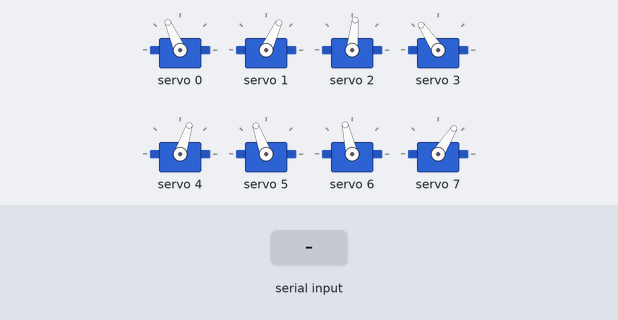
Simulated run of this sketch. Board: ESP32. Shown: 8 × servo. Inputs (shaded band) come from the test bench. What the sketch prints to the serial monitor is not drawn.

Above: at 12.2 s.
12.3 s: "2" received over Serial
At 12.98 s:
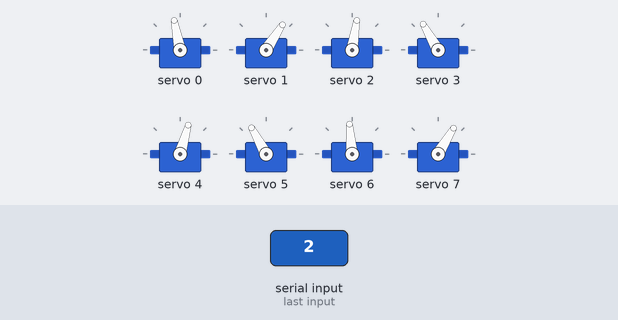
At 13.4 s:
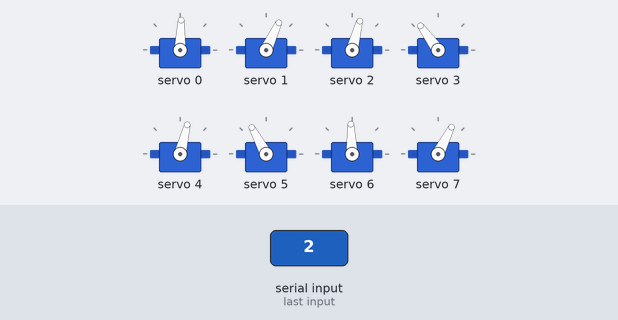
15.3 s: "1" received over Serial
18.3 s: "0" received over Serial
At 18.3 s:
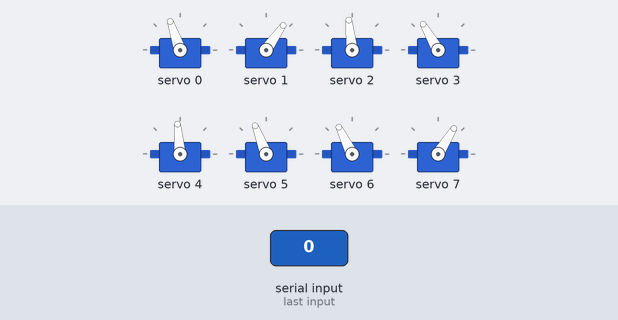
Timing chart, 0 to 21.3 s (numbered marks = the images above; inputs shaded):
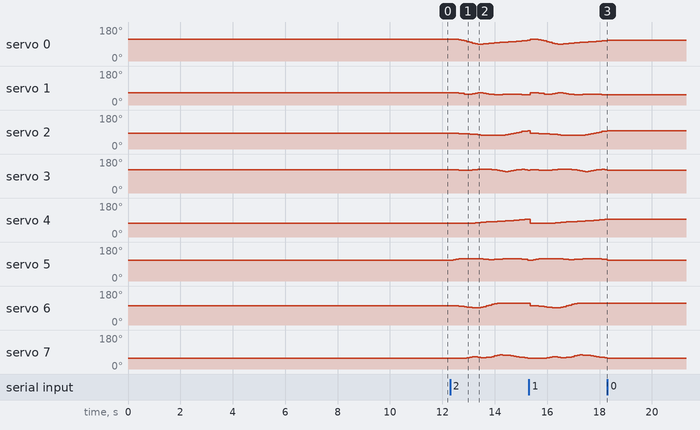

The sketch:

3D_SS_28.ino
```cpp
// HOW TO:
// ------------------------------
// Serial input = 2 -> Steps through gait sequence once and stops at the end.
// Serial input = 1 -> Steps through gait sequence in a loop.
// Serial input = 0 -> Stops infinite loop at the node where it is at that moment

//Gait template
#include <Wire.h>
#include <Adafruit_PWMServoDriver.h>

Adafruit_PWMServoDriver pca9685 = Adafruit_PWMServoDriver();

#define SERVO_FREQ 300
#define SER0 0 //Hip 1
#define SER1 1 //Knee 1
#define SER2 2 //Hip 2
#define SER3 3 //Knee 2
#define SER4 4 //Hip 3
#define SER5 5 //Knee 3
#define SER6 6 //Hip 4
#define SER7 7 //Knee 4


// Insert servo angles here:
// For 3D gaits, these angles are obtained from linearisation.py
// For 2D gaits, these angles are obtained from 2D_trajectory_reader.py
float SS_servo0[] = {-0.50216139, -0.50665897, -0.50201219, -0.45043642, -0.37889016, -0.29752861, -0.20732651, -0.11947116, -0.02412937,  0.06804112,  0.13532218,  0.13593482,  0.08469283,  0.0370509 ,  0.00130611, -0.03056473, -0.06108365, -0.09037302, -0.12037756, -0.14849555, -0.17106848, -0.19282209, -0.21301272, -0.23608122, -0.261865  , -0.29211445, -0.32295418, -0.35240753, -0.37907805, -0.40369356, -0.42829163, -0.45068137, -0.46774861, -0.48139591, -0.48950168, -0.49802081, -0.50569451, -0.51203004, -0.51180509, -0.50370149};
float SS_servo1[] = {0.55042158, 0.51640223, 0.51459136, 0.58022922, 0.65942369, 0.71827405, 0.73375426, 0.72480004, 0.67294487, 0.61070192, 0.55319823, 0.53461108, 0.61394217, 0.68752251, 0.73414363, 0.76479129, 0.78328334, 0.78978426, 0.78261448, 0.75917135, 0.72732867, 0.71018426, 0.70502304, 0.71307073, 0.72983114, 0.75601032, 0.78170659, 0.79369615, 0.79118907, 0.79122494, 0.80100076, 0.81395977, 0.81183786, 0.79977524, 0.77666406, 0.75348929, 0.7277642 , 0.69791743, 0.64700004, 0.57355699};
float SS_servo2[] = {-0.25578142, -0.27313231, -0.29289807, -0.30313292, -0.31185812, -0.32537648, -0.34603195, -0.37117374, -0.39986274, -0.43159532, -0.4637115 , -0.48905049, -0.50726965, -0.5117881 , -0.51309006, -0.51138254, -0.50863465, -0.50152395, -0.4931066 , -0.48950546, -0.47384344, -0.42941389, -0.36071425, -0.28673629, -0.20826227, -0.12540424, -0.04528389,  0.00830492,  0.02358917,  0.04061646,  0.04905701,  0.02779038, -0.02330047, -0.06958976, -0.10518485, -0.13771257, -0.1659196 , -0.19332033, -0.22116319, -0.24557643};
float SS_servo3[] = {0.67224354, 0.66046846, 0.63390336, 0.60288108, 0.57840949, 0.57023295, 0.58093181, 0.60242675, 0.6323256 , 0.6739968 , 0.72198652, 0.74658575, 0.7536848 , 0.73645273, 0.71241619, 0.67731645, 0.63351317, 0.57453305, 0.49865228, 0.42005589, 0.38629309, 0.44602884, 0.52011659, 0.59417051, 0.65764944, 0.69645318, 0.70670163, 0.66184679, 0.58892234, 0.52303292, 0.4718922 , 0.48649029, 0.55618016, 0.61190422, 0.64388789, 0.66672137, 0.67798306, 0.68500022, 0.68614934, 0.67379211};
float SS_servo4[] = { 0.51148353,  0.51315777,  0.51269686,  0.50945108,  0.50195301,  0.4949797 ,  0.48850596,  0.47878426,  0.46621679,  0.45193787,  0.43122588,  0.40336323,  0.37016045,  0.34055377,  0.31583553,  0.29825946,  0.2868041 ,  0.27520517,  0.25632535,  0.22941769,  0.2000119 ,  0.17689788,  0.1574816 ,  0.13671884,  0.1133608 ,  0.08654909,  0.05632209,  0.01400018, -0.04651892, -0.0786091 , -0.0374646 ,  0.04085605,  0.12241048,  0.2014736 ,  0.27411541,  0.34808016,  0.42092009,  0.48531221,  0.51132633,  0.51125391};
float SS_servo5[] = {-0.56815011, -0.61524578, -0.67755953, -0.71865372, -0.74331449, -0.76336837, -0.78028127, -0.78950044, -0.79108879, -0.7834845 , -0.75851023, -0.72719859, -0.68956008, -0.65716882, -0.63493498, -0.63252053, -0.65009265, -0.67598631, -0.70145865, -0.72407718, -0.73958686, -0.75530569, -0.76529266, -0.76444084, -0.75408495, -0.73522063, -0.70987719, -0.66899705, -0.5992439 , -0.58221928, -0.66889842, -0.74169674, -0.79900102, -0.83151126, -0.81498814, -0.76785393, -0.69311026, -0.5941203 , -0.51631534, -0.55053027};
float SS_servo6[] = { 0.23581587,  0.22440766,  0.20124646,  0.17359411,  0.1440206 ,  0.11083991,  0.07660181,  0.03564552, -0.01142646, -0.0313269 ,  0.00156575,  0.05288593,  0.11935889,  0.1921211 ,  0.27328384,  0.35239322,  0.42416895,  0.47801561,  0.49700597,  0.48996569,  0.4697425 ,  0.45966682,  0.46960167,  0.48227245,  0.49085212,  0.49494677,  0.49771463,  0.49771606,  0.49192617,  0.47464936,  0.44845728,  0.41480868,  0.38472173,  0.35705124,  0.33338078,  0.31151569,  0.29536664,  0.28282384,  0.26558079,  0.24189589};
float SS_servo7[] = {-0.68620891, -0.71033742, -0.73149942, -0.73000673, -0.71483096, -0.68482896, -0.64640263, -0.59071365, -0.51940687, -0.4962905 , -0.57156362, -0.65132625, -0.66999413, -0.6236929 , -0.56091276, -0.49418325, -0.41724251, -0.31962421, -0.2627757 , -0.30515758, -0.32720309, -0.36097573, -0.42097451, -0.48008032, -0.52855658, -0.56789949, -0.60581276, -0.64969012, -0.69285581, -0.70753454, -0.69599637, -0.66206845, -0.6385153 , -0.62193928, -0.61348858, -0.61040666, -0.62078369, -0.6416139 , -0.66247252, -0.67618497};

int node=0;
int first=0;
int input=0;
int end_time=0;
int time_step=100000;
int steps = sizeof(SS_servo0)/sizeof(SS_servo0[0]);
int one_print = 0;

// -------------------Joint configurations-------------------
int servo0=0;
int servo0_deg=0;
int servo1=0;
int servo1_deg=0;
int servo2=0;
int servo2_deg=0;
int servo3=0;
int servo3_deg=0;
int servo4=0;
int servo4_deg=0;
int servo5=0;
int servo5_deg=0;
int servo6=0;
int servo6_deg=0;
int servo7=0;
int servo7_deg=0;

void setup() {
  Serial.begin(115200);
  pca9685.begin();

  pca9685.setOscillatorFrequency(27000000); //Value between 24MHz and 27MHz, tuned for this setup
  pca9685.setPWMFreq(SERVO_FREQ);
  delay (1000);

  servo0_deg=SS_servo0[0]/3.14159265*180;
  servo0=map(servo0_deg,-38,90,2200,1030);
  servo1_deg=SS_servo1[0]/3.14159265*180;
  servo1=map(servo1_deg,-90,90,2600,950);
  servo2_deg=SS_servo2[0]/3.14159265*180;
  servo2=map(servo2_deg,-38,90,1510,2730);
  servo3_deg=SS_servo3[0]/3.14159265*180;
  servo3=map(servo3_deg,-90,90,1100,2700);
  servo4_deg=SS_servo4[0]/3.14159265*180;
  servo4=map(servo4_deg,-90,38,2700,1500);
  servo5_deg=SS_servo5[0]/3.14159265*180;
  servo5=map(servo5_deg,-90,90,2600,930);
  servo6_deg=SS_servo6[0]/3.14159265*180;
  servo6=map(servo6_deg,-90,38,850,2250);
  servo7_deg=SS_servo7[0]/3.14159265*180;
  servo7=map(servo7_deg,-90,90,920,2620);

  pca9685.setPWM(SER0,0,servo0);
  pca9685.setPWM(SER1,0,servo1);
  pca9685.setPWM(SER2,0,servo2);
  pca9685.setPWM(SER3,0,servo3);
  pca9685.setPWM(SER4,0,servo4);
  pca9685.setPWM(SER5,0,servo5);
  pca9685.setPWM(SER6,0,servo6);
  pca9685.setPWM(SER7,0,servo7);

  Serial.print("Node:");
  Serial.println(node);
  Serial.print("servo0 -> rads:");
  Serial.print(SS_servo0[node]);
  Serial.print("        deg:");
  Serial.print(servo0_deg);
  Serial.print("        us:");
  Serial.println(servo0);
  Serial.print("servo1 -> rads:");
  Serial.print(SS_servo1[node]);
  Serial.print("        deg:");
  Serial.print(servo1_deg);
  Serial.print("        us:");
  Serial.println(servo1);
  Serial.print("servo2 -> rads:");
  Serial.print(SS_servo2[node]);
  Serial.print("        deg:");
  Serial.print(servo2_deg);
  Serial.print("        us:");
  Serial.println(servo2);
  Serial.print("servo3 -> rads:");
  Serial.print(SS_servo3[node]);
  Serial.print("        deg:");
  Serial.print(servo3_deg);
  Serial.print("        us:");
  Serial.println(servo3);
  Serial.print("servo4 -> rads:");
  Serial.print(SS_servo4[node]);
  Serial.print("        deg:");
  Serial.print(servo4_deg);
  Serial.print("        us:");
  Serial.println(servo4);
  Serial.print("servo5 -> rads:");
  Serial.print(SS_servo5[node]);
  Serial.print("        deg:");
  Serial.print(servo5_deg);
  Serial.print("        us:");
  Serial.println(servo5);
  Serial.print("servo6 -> rads:");
  Serial.print(SS_servo6[node]);
  Serial.print("        deg:");
  Serial.print(servo6_deg);
  Serial.print("        us:");
  Serial.println(servo6);
  Serial.print("servo7 -> rads:");
  Serial.print(SS_servo7[node]);
  Serial.print("        deg:");
  Serial.print(servo7_deg);
  Serial.print("        us:");
  Serial.println(servo7);

  Serial.println("10");
  delay(1000);
  Serial.println("9");
  delay(1000);
  Serial.println("8");
  delay(1000);
  Serial.println("7");
  delay(1000);
  Serial.println("6");
  delay(1000);
  Serial.println("5");
  delay(1000);
  Serial.println("4");
  delay(1000);
  Serial.println("3");
  delay(1000);
  Serial.println("2");
  delay(1000);
  Serial.println("1");
  delay(1000);

}

void loop()
{
  if(Serial.available()>0)
  {
    first=Serial.read();
    if(first=='2')
    {
      input=2;
      node=0;
      one_print=1;
    }
    if(first=='1')
    {
      input=1;
      node=0;
      one_print=1;
    }
    if(first=='0')
    {
      input=0;
    }
  }
  if(input==1 or input==2)
  {
      if(esp_timer_get_time()>=end_time)
      {
        servo0_deg=SS_servo0[node]/3.14159265*180;
        servo0=map(servo0_deg,-38,90,2200,1030);
        servo1_deg=SS_servo1[node]/3.14159265*180;
        servo1=map(servo1_deg,-90,90,2600,950);
        servo2_deg=SS_servo2[node]/3.14159265*180;
        servo2=map(servo2_deg,-38,90,1510,2730);
        servo3_deg=SS_servo3[node]/3.14159265*180;
        servo3=map(servo3_deg,-90,90,1100,2700);
        servo4_deg=SS_servo4[node]/3.14159265*180;
        servo4=map(servo4_deg,-90,38,2700,1500);
        servo5_deg=SS_servo5[node]/3.14159265*180;
        servo5=map(servo5_deg,-90,90,2600,930);
        servo6_deg=SS_servo6[node]/3.14159265*180;
        servo6=map(servo6_deg,-90,38,850,2250);
        servo7_deg=SS_servo7[node]/3.14159265*180;
        servo7=map(servo7_deg,-90,90,920,2620);

        pca9685.setPWM(SER0,0,servo0);
        pca9685.setPWM(SER1,0,servo1);
        pca9685.setPWM(SER2,0,servo2);
        pca9685.setPWM(SER3,0,servo3);
        pca9685.setPWM(SER4,0,servo4);
        pca9685.setPWM(SER5,0,servo5);
        pca9685.setPWM(SER6,0,servo6);
        pca9685.setPWM(SER7,0,servo7);

        node+=1;
        if(node>=steps and input==1)
        {
          Serial.print("Input:");
          Serial.println(input);
          node=0;
        }
        if(node>=steps and input==2)
        {
          Serial.print("Input:");
          Serial.println(input);
          input=0;
        }
         end_time=esp_timer_get_time()+time_step;
      }
   }

  if(input == 0)
  {
        pca9685.setPWM(SER0,0,servo0);
        pca9685.setPWM(SER1,0,servo1);
        pca9685.setPWM(SER2,0,servo2);
        pca9685.setPWM(SER3,0,servo3);
        pca9685.setPWM(SER4,0,servo4);
        pca9685.setPWM(SER5,0,servo5);
        pca9685.setPWM(SER6,0,servo6);
        pca9685.setPWM(SER7,0,servo7);

        if(one_print==1)
        {
          Serial.print("Input:");
          Serial.println(input);
          Serial.print("Node:");
          Serial.println(node);
          Serial.print("servo0 -> rads:");
          Serial.print(SS_servo0[node]);
          Serial.print("        deg:");
          Serial.print(servo0_deg);
          Serial.print("        us:");
          Serial.println(servo0);
          Serial.print("servo1 -> rads:");
          Serial.print(SS_servo1[node]);
          Serial.print("        deg:");
          Serial.print(servo1_deg);
          Serial.print("        us:");
          Serial.println(servo1);
          Serial.print("servo2 -> rads:");
          Serial.print(SS_servo2[node]);
          Serial.print("        deg:");
          Serial.print(servo2_deg);
          Serial.print("        us:");
          Serial.println(servo2);
          Serial.print("servo3 -> rads:");
          Serial.print(SS_servo3[node]);
          Serial.print("        deg:");
          Serial.print(servo3_deg);
          Serial.print("        us:");
          Serial.println(servo3);
          Serial.print("servo4 -> rads:");
          Serial.print(SS_servo4[node]);
          Serial.print("        deg:");
          Serial.print(servo4_deg);
          Serial.print("        us:");
          Serial.println(servo4);
          Serial.print("servo5 -> rads:");
          Serial.print(SS_servo5[node]);
          Serial.print("        deg:");
          Serial.print(servo5_deg);
          Serial.print("        us:");
          Serial.println(servo5);
          Serial.print("servo6 -> rads:");
          Serial.print(SS_servo6[node]);
          Serial.print("        deg:");
          Serial.print(servo6_deg);
          Serial.print("        us:");
          Serial.println(servo6);
          Serial.print("servo7 -> rads:");
          Serial.print(SS_servo7[node]);
          Serial.print("        deg:");
          Serial.print(servo7_deg);
          Serial.print("        us:");
          Serial.println(servo7);
          one_print=0;
        }

  }
}
```

Measured:
- after the input at 12.3 s, servo 0: 114° → 112° after 0.32 s, → 109° 0.11 s later, → 106° 0.11 s later, → 101° 0.11 s later, … (25 changes in this stretch); servo 1: 65° → 66° after 0.11 s, → 63° 0.21 s later, → 61° 0.11 s later, → 58° 0.11 s later, … (19 changes in this stretch)
- after the input at 18.3 s, servo 0: stops changing and stays 109°; servo 1: stops changing and stays 55°; servo 2: stops changing and stays 96°; servo 3: stops changing and stays 120°; servo 4: stops changing and stays 95°
